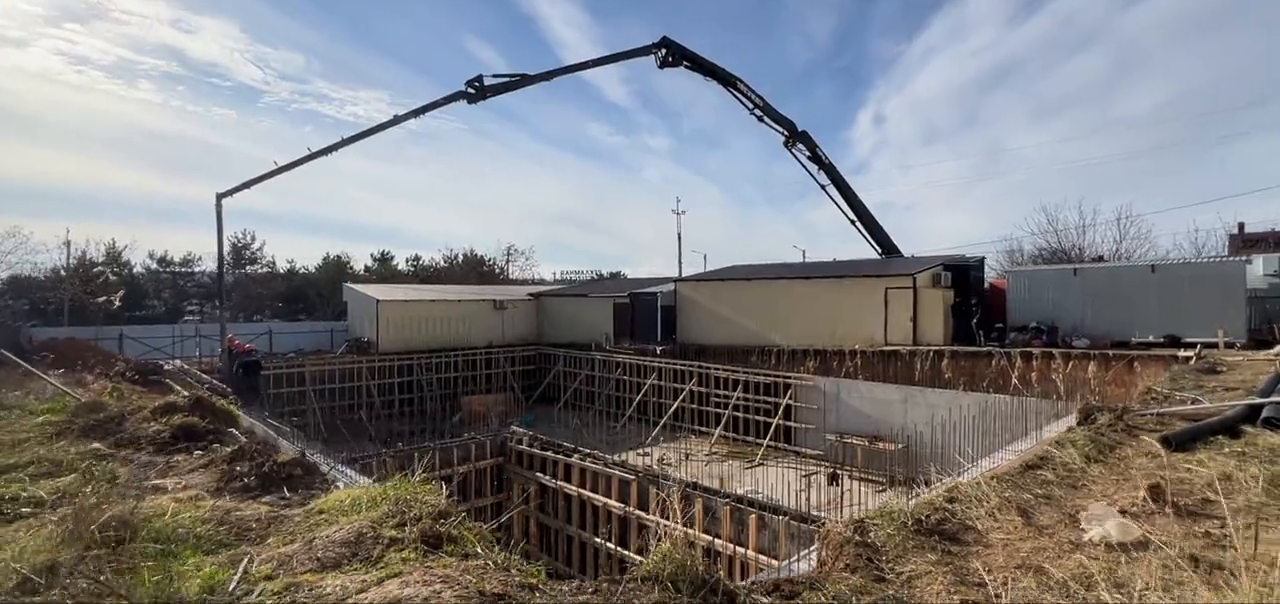
#> input picture frame 43 of assets/hero/hero-1280.mp4, 1280 x 604 px, given in place of kling_20261007_VIDEO_Use_the_up_1076_0.mp4, which was not available
$ python compress-construction-videos.py
#> lines starting #> are read from the running program, lines starting #| are printed output that depends on the picture
from pathlib import Path

import cv2


SOURCE_DIR = Path("public/animation")
OUTPUT_DIR = Path("public/animation-web")
OUTPUT_DIR.mkdir(parents=True, exist_ok=True)

FILES = [
    "kling_20261007_VIDEO_Use_the_up_1076_0.mp4",
    "kling_20261008_VIDEO_Use_the_up_963_0.mp4",
    "kling_20261008_VIDEO_Use_the_up_1090_0.mp4",
    "kling_20261008_VIDEO_Use_the_up_1314_0.mp4",
    "kling_20261008_VIDEO_Use_the_up_1334_0.mp4",
]


def transcode(source: Path, destination: Path) -> None:
    capture = cv2.VideoCapture(str(source))
    if not capture.isOpened():
        raise RuntimeError(f"Could not open {source}")

    fps = capture.get(cv2.CAP_PROP_FPS) or 24.0
    output_fps = min(max(fps, 20.0), 30.0)
    width, height = 1280, 720
    writer = cv2.VideoWriter(
        str(destination),
        cv2.VideoWriter_fourcc(*"avc1"),
        output_fps,
        (width, height),
    )
    if not writer.isOpened():
        capture.release()
        raise RuntimeError("H.264 encoder is unavailable in the installed OpenCV build")

    while True:
        ok, frame = capture.read()
#> frame is the input picture: shape (604, 1280, 3); mean B, G, R 125.8, 124.7, 125.7
        if not ok:
            break
        resized = cv2.resize(frame, (width, height), interpolation=cv2.INTER_AREA)
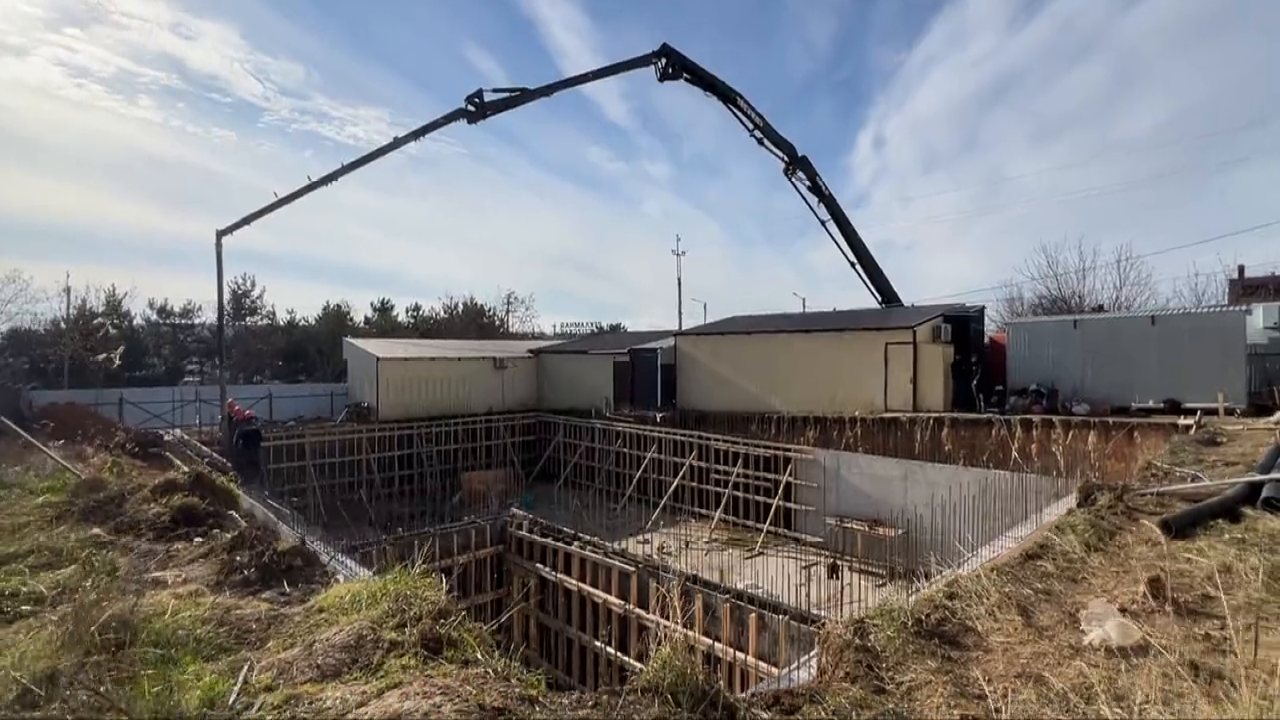
#> resized: shape (720, 1280, 3); mean B, G, R 125.8, 124.6, 125.6
        writer.write(resized)

    capture.release()
    writer.release()


for filename in FILES:
    source = SOURCE_DIR / filename
    destination = OUTPUT_DIR / filename
    transcode(source, destination)
    print(f"{filename}: {destination.stat().st_size:,} bytes")

$ run again, starting later in the video
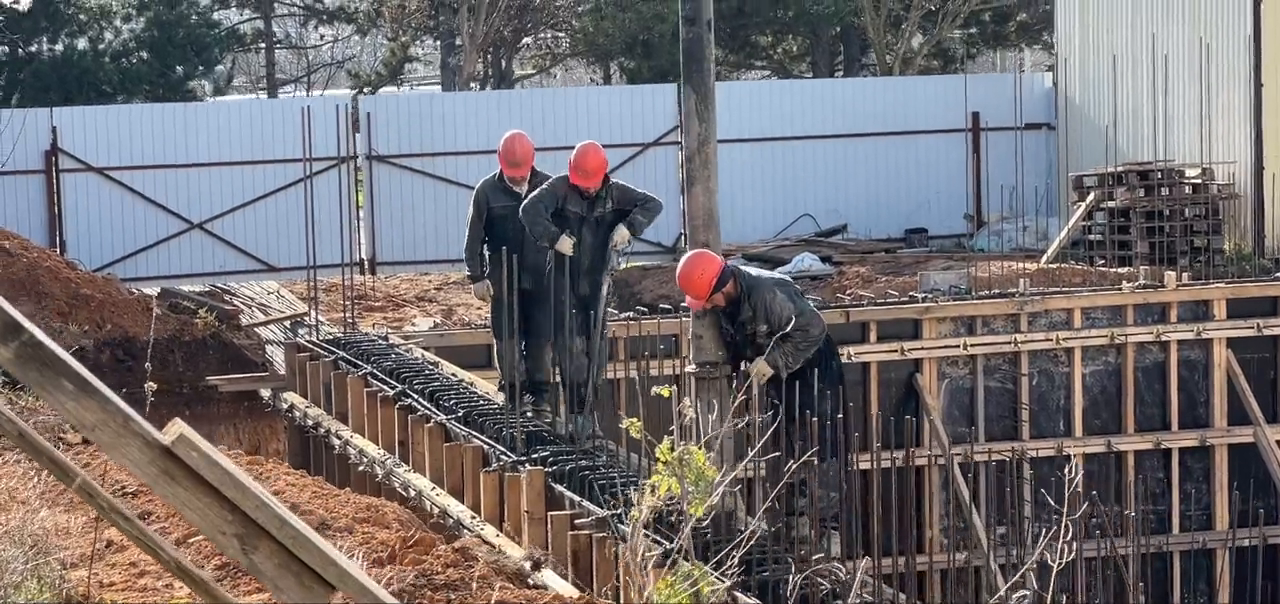
#> input picture frame 196 of assets/hero/hero-1280.mp4, 1280 x 604 px, given in place of kling_20261007_VIDEO_Use_the_up_1076_0.mp4, which was not available
#> in transcode, frame is the input picture: shape (604, 1280, 3); mean B, G, R 111.6, 109, 113.8
#> in transcode, `resized = cv2.resize(frame, (width, height), interpolation=cv2.INTER_A..`:
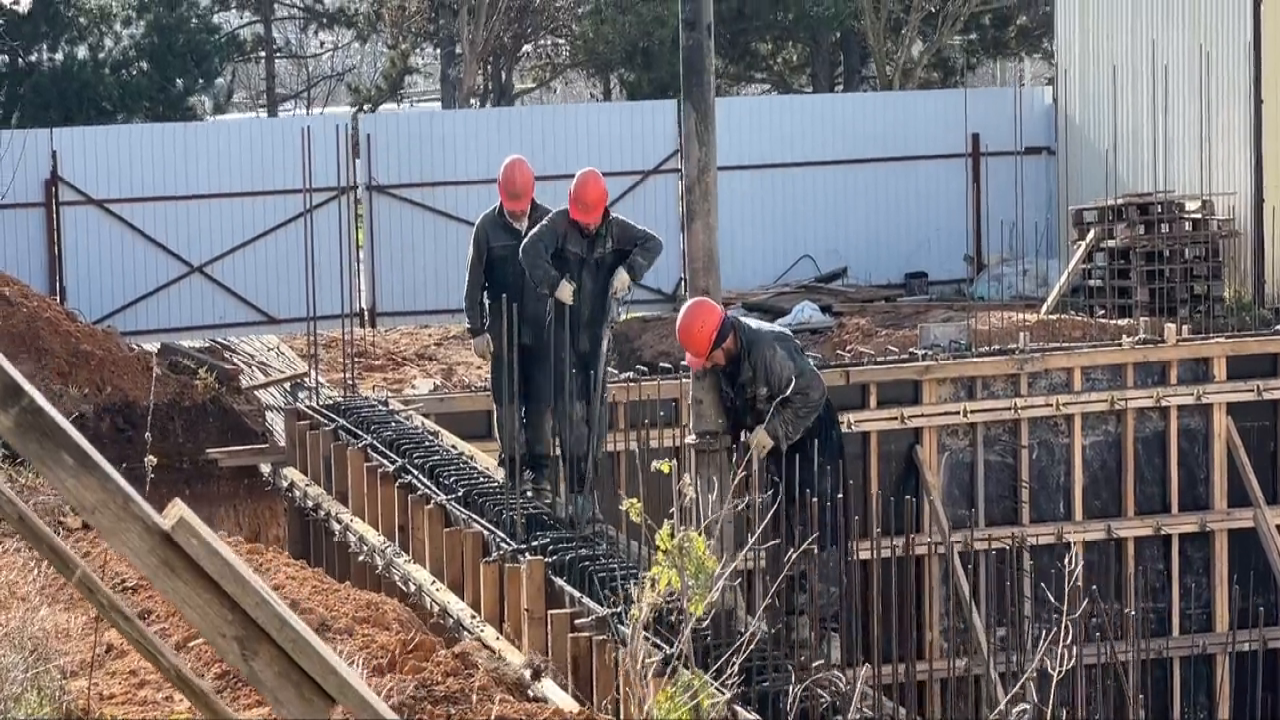
#> resized: shape (720, 1280, 3); mean B, G, R 111.5, 108.9, 113.7

$ run again, starting later in the video
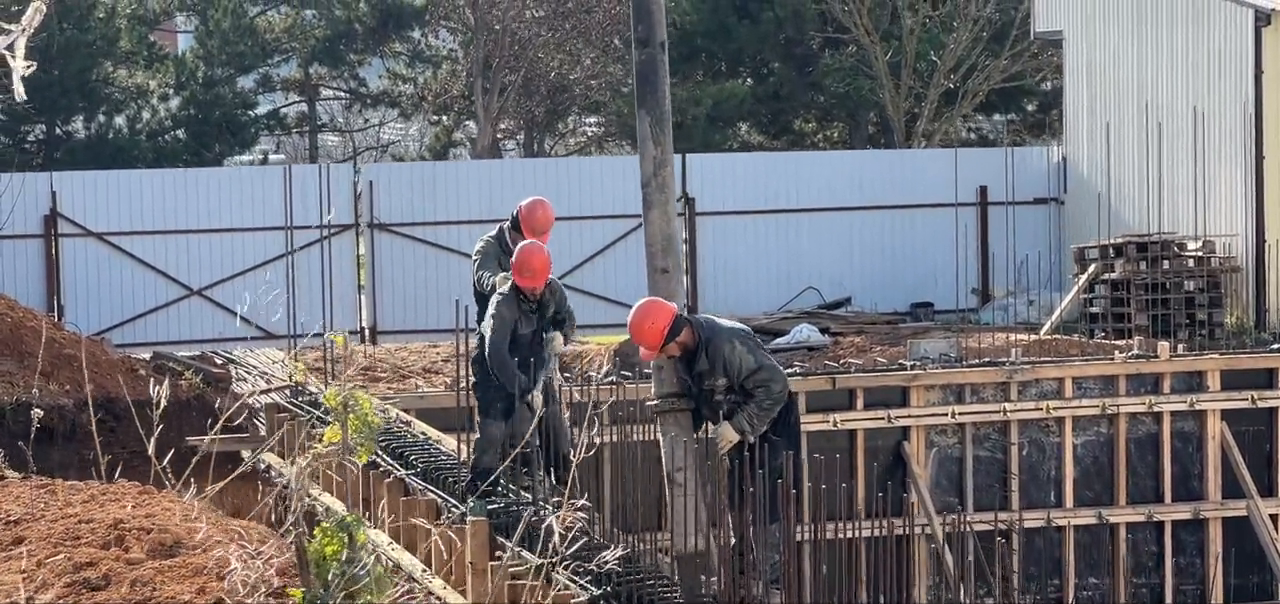
#> input picture frame 349 of assets/hero/hero-1280.mp4, 1280 x 604 px, given in place of kling_20261007_VIDEO_Use_the_up_1076_0.mp4, which was not available
#> in transcode, frame is the input picture: shape (604, 1280, 3); mean B, G, R 113.4, 109.2, 111.2
#> in transcode, `resized = cv2.resize(frame, (width, height), interpolation=cv2.INTER_A..`:
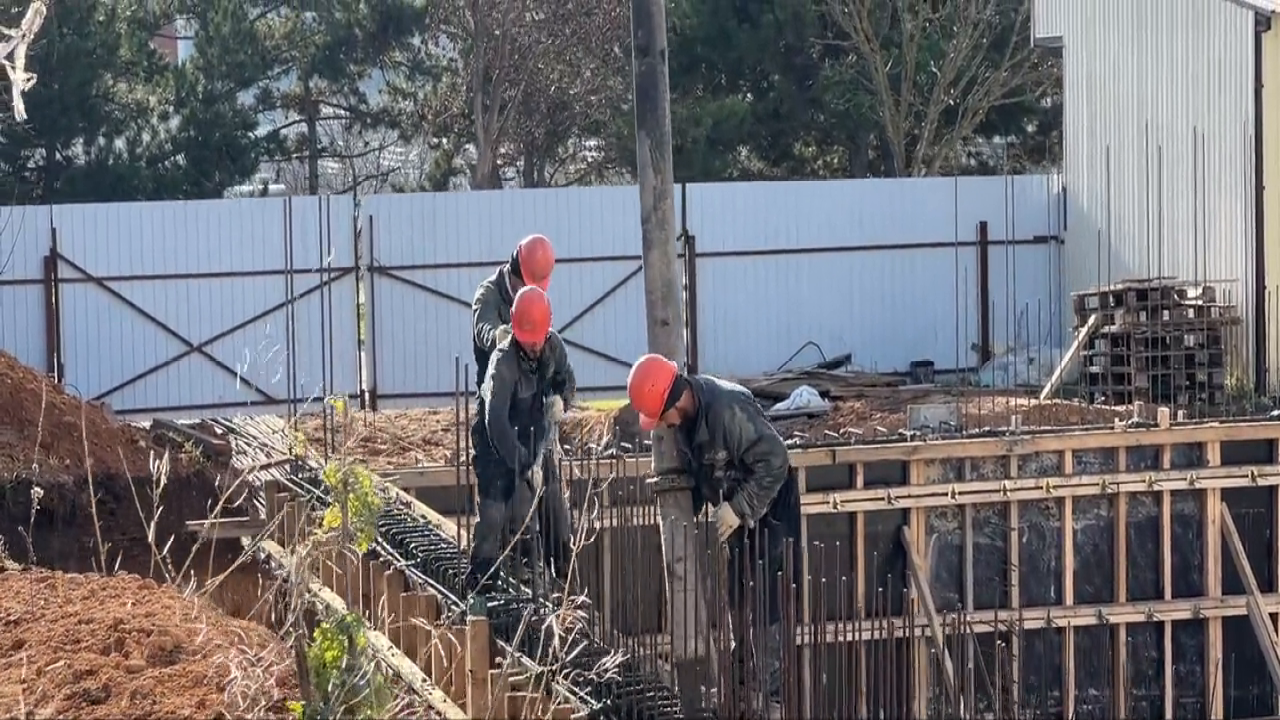
#> resized: shape (720, 1280, 3); mean B, G, R 113.3, 109.1, 111.1
